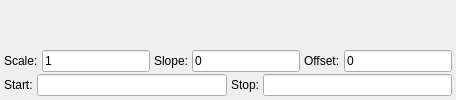
     <widget class="QWidget" name="tabPlot">
      <attribute name="title">
       <string>Plot</string>
      </attribute>
      <layout class="QGridLayout" name="gridLayout_3">
       <property name="leftMargin">
        <number>4</number>
       </property>
       <property name="topMargin">
        <number>4</number>
       </property>
       <property name="rightMargin">
        <number>4</number>
       </property>
       <property name="bottomMargin">
        <number>4</number>
       </property>
       <property name="horizontalSpacing">
        <number>4</number>
       </property>
       <property name="verticalSpacing">
        <number>2</number>
       </property>
       <item row="0" column="0" colspan="7">
        <widget class="QwtPlot" name="plot">
         <property name="sizePolicy">
          <sizepolicy hsizetype="Preferred" vsizetype="Preferred">
           <horstretch>0</horstretch>
           <verstretch>0</verstretch>
          </sizepolicy>
         </property>
        </widget>
       </item>
       <item row="1" column="0">
        <widget class="QLabel" name="label_14">
         <property name="sizePolicy">
          <sizepolicy hsizetype="Fixed" vsizetype="Preferred">
           <horstretch>0</horstretch>
           <verstretch>0</verstretch>
          </sizepolicy>
         </property>
         <property name="text">
          <string>Scale:</string>
         </property>
        </widget>
       </item>
       <item row="1" column="1">
        <widget class="QLineEdit" name="editScale">
         <property name="text">
          <string>1</string>
         </property>
        </widget>
       </item>
       <item row="1" column="2">
        <widget class="QLabel" name="label_32">
         <property name="sizePolicy">
          <sizepolicy hsizetype="Fixed" vsizetype="Preferred">
           <horstretch>0</horstretch>
           <verstretch>0</verstretch>
          </sizepolicy>
         </property>
         <property name="text">
          <string>Slope:</string>
         </property>
        </widget>
       </item>
       <item row="1" column="3" colspan="2">
        <widget class="QLineEdit" name="editSlope">
         <property name="text">
          <string>0</string>
         </property>
        </widget>
       </item>
       <item row="1" column="5">
        <widget class="QLabel" name="label_15">
         <property name="sizePolicy">
          <sizepolicy hsizetype="Fixed" vsizetype="Preferred">
           <horstretch>0</horstretch>
           <verstretch>0</verstretch>
          </sizepolicy>
         </property>
         <property name="text">
          <string>Offset:</string>
         </property>
        </widget>
       </item>
       <item row="1" column="6">
        <widget class="QLineEdit" name="editOffs">
         <property name="text">
          <string>0</string>
         </property>
        </widget>
       </item>
       <item row="2" column="0" colspan="7">
        <widget class="QFrame" name="frame_8">
         <property name="sizePolicy">
          <sizepolicy hsizetype="Preferred" vsizetype="Fixed">
           <horstretch>0</horstretch>
           <verstretch>0</verstretch>
          </sizepolicy>
         </property>
         <layout class="QGridLayout" name="gridLayout_14" rowstretch="0">
          <property name="leftMargin">
           <number>0</number>
          </property>
          <property name="topMargin">
           <number>0</number>
          </property>
          <property name="rightMargin">
           <number>0</number>
          </property>
          <property name="bottomMargin">
           <number>0</number>
          </property>
          <property name="spacing">
           <number>4</number>
          </property>
          <item row="0" column="0">
           <widget class="QLabel" name="label_16">
            <property name="sizePolicy">
             <sizepolicy hsizetype="Fixed" vsizetype="Preferred">
              <horstretch>0</horstretch>
              <verstretch>0</verstretch>
             </sizepolicy>
            </property>
            <property name="text">
             <string>Start:</string>
            </property>
           </widget>
          </item>
          <item row="0" column="1">
           <widget class="QLineEdit" name="editStartTime">
            <property name="toolTip">
             <string>Start time.</string>
            </property>
            <property name="readOnly">
             <bool>true</bool>
            </property>
           </widget>
          </item>
          <item row="0" column="2">
           <widget class="QLabel" name="label_17">
            <property name="sizePolicy">
             <sizepolicy hsizetype="Fixed" vsizetype="Preferred">
              <horstretch>0</horstretch>
              <verstretch>0</verstretch>
             </sizepolicy>
            </property>
            <property name="text">
             <string>Stop:</string>
            </property>
           </widget>
          </item>
          <item row="0" column="3">
           <widget class="QLineEdit" name="editStopTime">
            <property name="toolTip">
             <string>Estimated stop time.</string>
            </property>
            <property name="readOnly">
             <bool>true</bool>
            </property>
           </widget>
          </item>
         </layout>
        </widget>
       </item>
      </layout>
     </widget>
